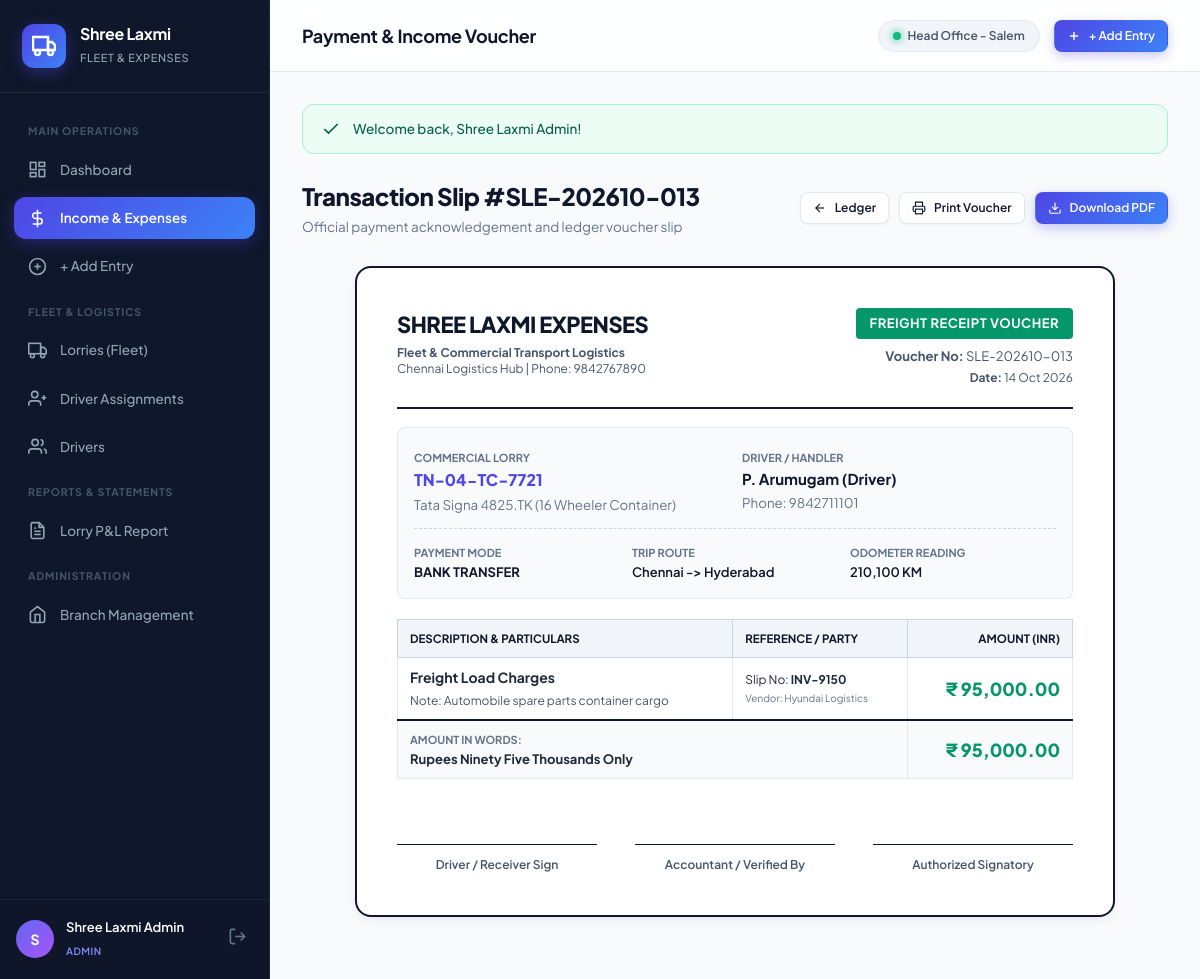
/voucher.php?id=13 (signed in), run on the app's committed database.
### tables this page shows
CREATE TABLE IF NOT EXISTS `transactions` (
    `id` INT AUTO_INCREMENT PRIMARY KEY,
    `voucher_no` VARCHAR(30) NOT NULL UNIQUE,    
    `transaction_date` DATE NOT NULL,
    `type` ENUM('income', 'expense') NOT NULL,
    `lorry_id` INT NOT NULL,
    `driver_id` INT NOT NULL,
    `branch_id` INT NOT NULL,
    `category_id` INT NOT NULL,
    `amount` DECIMAL(12, 2) NOT NULL DEFAULT 0.00,
    `payment_mode` ENUM('cash', 'bank_transfer', 'upi', 'fuel_card', 'cheque') DEFAULT 'cash',
     
    `fuel_liters` DECIMAL(8, 2) NULL,
    `fuel_rate` DECIMAL(8, 2) NULL,
    `odometer_reading` INT NULL,
     
    `trip_route` VARCHAR(255) NULL,
    `bill_invoice_no` VARCHAR(100) NULL,
    `vendor_party_name` VARCHAR(150) NULL,
    `receipt_image` VARCHAR(255) NULL,
    `description` TEXT NULL,
    `created_by` INT NOT NULL,
    `created_at` TIMESTAMP DEFAULT CURRENT_TIMESTAMP,
    `updated_at` TIMESTAMP DEFAULT CURRENT_TIMESTAMP ON UPDATE CURRENT_TIMESTAMP,
    FOREIGN KEY (`lorry_id`) REFERENCES `lorries`(`id`) ON DELETE CASCADE,
    FOREIGN KEY (`driver_id`) REFERENCES `users`(`id`) ON DELETE CASCADE,
    FOREIGN KEY (`branch_id`) REFERENCES `branches`(`id`) ON DELETE CASCADE,
    FOREIGN KEY (`category_id`) REFERENCES `categories`(`id`) ON DELETE RESTRICT,
    FOREIGN KEY (`created_by`) REFERENCES `users`(`id`) ON DELETE RESTRICT
);

CREATE TABLE IF NOT EXISTS `branches` (
    `id` INT AUTO_INCREMENT PRIMARY KEY,
    `branch_code` VARCHAR(20) NOT NULL UNIQUE,
    `branch_name` VARCHAR(100) NOT NULL,
    `city` VARCHAR(50) NOT NULL,
    `state` VARCHAR(50) DEFAULT 'Tamil Nadu',
    `contact_person` VARCHAR(100),
    `phone` VARCHAR(20) NOT NULL,
    `email` VARCHAR(100),
    `address` TEXT,
    `status` ENUM('active', 'inactive') DEFAULT 'active',
    `created_at` TIMESTAMP DEFAULT CURRENT_TIMESTAMP,
    `updated_at` TIMESTAMP DEFAULT CURRENT_TIMESTAMP ON UPDATE CURRENT_TIMESTAMP
);

CREATE TABLE IF NOT EXISTS `lorries` (
    `id` INT AUTO_INCREMENT PRIMARY KEY,
    `branch_id` INT NOT NULL,
    `lorry_number` VARCHAR(25) NOT NULL UNIQUE,  
    `model_name` VARCHAR(100) NOT NULL,          
    `lorry_type` VARCHAR(50) NOT NULL,           
    `capacity_tonnage` DECIMAL(6, 2) DEFAULT 0.00,
    `fuel_type` VARCHAR(20) DEFAULT 'Diesel',
    `current_odometer` INT DEFAULT 0,
    `static_driver_id` INT NULL,                 
    `status` ENUM('active', 'maintenance', 'idle') DEFAULT 'active',
    `insurance_expiry` DATE NULL,
    `fitness_expiry` DATE NULL,
    `notes` TEXT NULL,
    `created_at` TIMESTAMP DEFAULT CURRENT_TIMESTAMP,
    `updated_at` TIMESTAMP DEFAULT CURRENT_TIMESTAMP ON UPDATE CURRENT_TIMESTAMP,
    FOREIGN KEY (`branch_id`) REFERENCES `branches`(`id`) ON DELETE CASCADE,
    FOREIGN KEY (`static_driver_id`) REFERENCES `users`(`id`) ON DELETE SET NULL
);

CREATE TABLE IF NOT EXISTS `users` (
    `id` INT AUTO_INCREMENT PRIMARY KEY,
    `branch_id` INT NULL,
    `name` VARCHAR(100) NOT NULL,
    `username` VARCHAR(50) NOT NULL UNIQUE,
    `email` VARCHAR(100),
    `phone` VARCHAR(20) NOT NULL,
    `password` VARCHAR(255) NOT NULL,
    `role` ENUM('admin', 'branch_manager', 'driver', 'operator') NOT NULL DEFAULT 'driver',
    `license_number` VARCHAR(50) NULL,
    `license_expiry` DATE NULL,
    `status` ENUM('active', 'inactive') DEFAULT 'active',
    `avatar` VARCHAR(255) NULL,
    `created_at` TIMESTAMP DEFAULT CURRENT_TIMESTAMP,
    `updated_at` TIMESTAMP DEFAULT CURRENT_TIMESTAMP ON UPDATE CURRENT_TIMESTAMP,
    FOREIGN KEY (`branch_id`) REFERENCES `branches`(`id`) ON DELETE SET NULL
);

CREATE TABLE IF NOT EXISTS `categories` (
    `id` INT AUTO_INCREMENT PRIMARY KEY,
    `type` ENUM('income', 'expense') NOT NULL,
    `name` VARCHAR(100) NOT NULL,
    `icon` VARCHAR(50) DEFAULT 'credit-card',
    `color` VARCHAR(20) DEFAULT '#4f46e5',
    `is_system` TINYINT(1) DEFAULT 1,
    `status` ENUM('active', 'inactive') DEFAULT 'active',
    `created_at` TIMESTAMP DEFAULT CURRENT_TIMESTAMP
);

### includes/functions.php (called while the page is built, shortened)
<?php
function format_money($amount) {
    $amount = (float)$amount;
    $is_negative = $amount < 0;
    $amount = abs($amount);
    $formatted = number_format($amount, 2, '.', ',');
    $exploded = explode('.', $formatted);
    $integer_part = $exploded[0];
    $decimal_part = $exploded[1];
    $len = strlen(str_replace(',', '', $integer_part));
    $raw_int = str_replace(',', '', $integer_part);
    if ($len > 3) {
        $last3 = substr($raw_int, -3);
        $remaining = substr($raw_int, 0, -3);
        $remaining_chunks = str_split(strrev($remaining), 2);
        $grouped = strrev(implode(',', $remaining_chunks));
        $integer_part = $grouped . ',' . $last3;
    }
    return ($is_negative ? '-' : '') . APP_CURRENCY . ' ' . $integer_part . '.' . $decimal_part;
}
function format_date($date_str, $include_time = false) {
    $time = strtotime($date_str);
    return date('d M Y', $time);
}
function clean($str) {
    return htmlspecialchars(trim($str ?? ''), ENT_QUOTES, 'UTF-8');
}

### voucher.php (the view, shortened to what this page needs)
<?php
require_once __DIR__ . '/includes/header.php';
$id = isset($_GET['id']) ? (int)$_GET['id'] : 0;
$stmt = $pdo->prepare("SELECT t.*, l.lorry_number, l.model_name, l.lorry_type,
                              u.name as driver_name, u.phone as driver_phone,
                              c.name as category_name, c.color as category_color,
                              b.branch_name, b.city, b.phone as branch_phone, b.address as branch_address,
                              cb.name as created_by_name
                       FROM transactions t
                       JOIN lorries l ON t.lorry_id = l.id
                       JOIN users u ON t.driver_id = u.id
                       JOIN categories c ON t.category_id = c.id
                       JOIN branches b ON t.branch_id = b.id
                       LEFT JOIN users cb ON t.created_by = cb.id
                       WHERE t.id = ?");
$stmt->execute([$id]);
$txn = $stmt->fetch();
function number_to_words_inr($number) {
    $no = floor($number);
    $point = round($number - $no, 2) * 100;
    $words = [
        0 => '', 1 => 'One', 2 => 'Two', 3 => 'Three', 4 => 'Four', 5 => 'Five',
        6 => 'Six', 7 => 'Seven', 8 => 'Eight', 9 => 'Nine', 10 => 'Ten',
        11 => 'Eleven', 12 => 'Twelve', 13 => 'Thirteen', 14 => 'Fourteen', 15 => 'Fifteen',
        16 => 'Sixteen', 17 => 'Seventeen', 18 => 'Eighteen', 19 => 'Nineteen', 20 => 'Twenty',
        30 => 'Thirty', 40 => 'Forty', 50 => 'Fifty', 60 => 'Sixty', 70 => 'Seventy',
        80 => 'Eighty', 90 => 'Ninety'
    ];
    $digits = ['', 'Hundred', 'Thousand', 'Lakh', 'Crore'];
    $str = [];
    $i = 0;
    while ($no > 0) {
        $divider = ($i == 2) ? 10 : 100;
        $number_chunk = $no % $divider;
        $no = floor($no / $divider);
        $i += ($divider == 10) ? 1 : 2;
        if ($number_chunk) {
            $plural = (($counter = count($str)) && $number_chunk > 9) ? 's' : null;
            $hundred = ($counter == 1 && $str[0]) ? ' and ' : null;
            $str [] = ($number_chunk < 21) ? $words[$number_chunk] . ' ' . ($digits[$counter] ?? '') . $plural . ' ' . $hundred
                : $words[floor($number_chunk / 10) * 10] . ' ' . $words[$number_chunk % 10] . ' ' . ($digits[$counter] ?? '') . $plural . ' ' . $hundred;
        } else $str[] = null;
    }
    $str = array_reverse($str);
    $result = implode('', $str);
    $points = ($point) ? "and " . ($words[$point / 10] ?? '') . " " . ($words[$point = $point % 10] ?? '') . " Paise" : '';
    return "Rupees " . trim($result) . " Only " . $points;
}
?>
<div class="page-header no-print">
    <div>
        <h1 class="page-title">Transaction Slip #<?= clean($txn['voucher_no']) ?></h1>
        <p class="page-subtitle">Official payment acknowledgement and ledger voucher slip</p>
    </div>
    <div style="display:flex; gap:10px;">
        <a href="transactions.php" class="btn btn-outline btn-sm">
            <svg viewBox="0 0 24 24" fill="none" stroke="currentColor" stroke-width="2"><line x1="19" y1="12" x2="5" y2="12"></line><polyline points="12 19 5 12 12 5"></polyline></svg>
            <span>Ledger</span>
        </a>
        <button type="button" class="btn btn-outline btn-sm" onclick="window.print()">
            <svg viewBox="0 0 24 24" fill="none" stroke="currentColor" stroke-width="2"><polyline points="6 9 6 2 18 2 18 9"></polyline><path d="M6 18H4a2 2 0 0 1-2-2v-5a2 2 0 0 1 2-2h16a2 2 0 0 1 2 2v5a2 2 0 0 1-2 2h-2"></path><rect x="6" y="14" width="12" height="8"></rect></svg>
            <span>Print Voucher</span>
        </button>
        <button type="button" class="btn btn-primary btn-sm" onclick="downloadPDF('voucherSlipDoc', 'Voucher_<?= clean($txn['voucher_no']) ?>.pdf')">
            <svg viewBox="0 0 24 24" fill="none" stroke="currentColor" stroke-width="2"><path d="M21 15v4a2 2 0 0 1-2 2H5a2 2 0 0 1-2-2v-4"></path><polyline points="7 10 12 15 17 10"></polyline><line x1="12" y1="15" x2="12" y2="3"></line></svg>
            <span>Download PDF</span>
        </button>
    </div>
</div>
<div class="print-document" id="voucherSlipDoc" style="max-width:760px; border:2px solid #0f172a;">
    <div class="print-header" style="margin-bottom:18px; padding-bottom:18px;">
        <div class="print-brand">
            <h1 style="font-size:22px;">SHREE LAXMI EXPENSES</h1>
            <p><strong>Fleet & Commercial Transport Logistics</strong></p>
            <p><?= clean($txn['branch_name']) ?> | Phone: <?= clean($txn['branch_phone']) ?></p>
        </div>
        <div class="print-meta">
            <span class="print-title-badge" style="background:<?= $txn['type'] === 'income' ? '#059669' : '#dc2626' ?>;">
                <?= $txn['type'] === 'income' ? 'FREIGHT RECEIPT VOUCHER' : 'EXPENSE PAYMENT VOUCHER' ?>
            </span>
            <div class="print-meta-row" style="font-size:13px;"><strong>Voucher No:</strong> <?= clean($txn['voucher_no']) ?></div>
            <div class="print-meta-row"><strong>Date:</strong> <?= format_date($txn['transaction_date']) ?></div>
        </div>
    </div>
    <div style="background:#f8fafc; border:1px solid #e2e8f0; border-radius:8px; padding:16px; margin-bottom:20px;">
        <div style="display:grid; grid-template-columns: 1fr 1fr; gap:14px; margin-bottom:12px;">
            <div>
                <small style="color:#64748b; font-size:11px; text-transform:uppercase; font-weight:700;">Commercial Lorry</small>
                <div style="font-size:16px; font-weight:800; color:#4f46e5;"><?= clean($txn['lorry_number']) ?></div>
                <small style="color:#64748b;"><?= clean($txn['model_name']) ?> (<?= clean($txn['lorry_type']) ?>)</small>
            </div>
            <div>
                <small style="color:#64748b; font-size:11px; text-transform:uppercase; font-weight:700;">Driver / Handler</small>
                <div style="font-size:15px; font-weight:700; color:#0f172a;"><?= clean($txn['driver_name']) ?></div>
                <small style="color:#64748b;">Phone: <?= clean($txn['driver_phone']) ?></small>
            </div>
        </div>
        <div style="display:grid; grid-template-columns: repeat(3, 1fr); gap:12px; border-top:1px dashed #cbd5e1; padding-top:10px;">
            <div>
                <small style="color:#64748b; font-size:11px; text-transform:uppercase; font-weight:700;">Payment Mode</small>
                <div style="font-weight:700; font-size:13px; text-transform:uppercase;"><?= str_replace('_', ' ', $txn['payment_mode']) ?></div>
            </div>
            <div>
                <small style="color:#64748b; font-size:11px; text-transform:uppercase; font-weight:700;">Trip Route</small>
                <div style="font-weight:600; font-size:13px;"><?= clean($txn['trip_route'] ?: '-') ?></div>
            </div>
            <div>
                <small style="color:#64748b; font-size:11px; text-transform:uppercase; font-weight:700;">Odometer Reading</small>
                <div style="font-weight:600; font-size:13px;"><?= $txn['odometer_reading'] ? number_format($txn['odometer_reading']) . ' KM' : '-' ?></div>
            </div>
        </div>
    </div>
    <table class="print-table" style="margin-bottom:16px;">
        <thead>
            <tr>
                <th>Description & Particulars</th>
                <th>Reference / Party</th>
                <th class="text-right">Amount (INR)</th>
            </tr>
        </thead>
        <tbody>
            <tr>
                <td>
                    <strong style="font-size:14px;"><?= clean($txn['category_name']) ?></strong>
                    <?php if (!empty($txn['description'])): ?>
                        <div style="margin-top:4px; font-size:12px; color:#475569;">
                            Note: <?= clean($txn['description']) ?>
                        </div>
                    <?php endif; ?>
                </td>
                <td>
                    <?php if (!empty($txn['bill_invoice_no'])): ?>
                        <div>Slip No: <strong><?= clean($txn['bill_invoice_no']) ?></strong></div>
                    <?php endif; ?>
                    <?php if (!empty($txn['vendor_party_name'])): ?>
                        <small style="color:#64748b;">Vendor: <?= clean($txn['vendor_party_name']) ?></small>
                    <?php endif; ?>
                </td>
                <td class="text-right" style="font-size:18px; font-weight:800; color:<?= $txn['type'] === 'income' ? '#059669' : '#dc2626' ?>;">
                    <?= format_money($txn['amount']) ?>
                </td>
            </tr>
            <tr class="total-row">
                <td colspan="2">
                    <small style="text-transform:uppercase; font-size:11px; color:#64748b;">Amount in Words:</small><br>
                    <strong><?= number_to_words_inr($txn['amount']) ?></strong>
                </td>
                <td class="text-right" style="font-size:18px; font-weight:800; color:<?= $txn['type'] === 'income' ? '#059669' : '#dc2626' ?>;">
                    <?= format_money($txn['amount']) ?>
                </td>
            </tr>
        </tbody>
    </table>
    <div class="print-signatures" style="margin-top:45px;">
        <div class="signature-box">
            <div class="signature-line"></div>
            <span>Driver / Receiver Sign</span>
        </div>
        <div class="signature-box">
            <div class="signature-line"></div>
            <span>Accountant / Verified By</span>
        </div>
        <div class="signature-box">
            <div class="signature-line"></div>
            <span>Authorized Signatory</span>
        </div>
    </div>
</div>
<?php require_once __DIR__ . '/includes/footer.php'; ?>

### data on the page
transactions: voucher_no "SLE-202610-013", branch.branch_name "Chennai Logistics Hub", branch.phone "9842767890", transaction_date "14 Oct 2026", lorry.lorry_number "TN-04-TC-7721", lorry.model_name "Tata Signa 4825.TK", lorry.lorry_type "16 Wheeler Container", driver.name "P. Arumugam (Driver)", driver.phone "9842711101", payment_mode "BANK TRANSFER", trip_route "Chennai -> Hyderabad", odometer_reading "210,100", category.name "Freight Load Charges", description "Automobile spare parts container cargo", bill_invoice_no "INV-9150", vendor_party_name "Hyundai Logistics", amount "₹ 95,000.00", amount "Rupees Ninety Five Thousands Only"

### other printed values
substr($user['name'] ?? 'U', 0, 1) "S"
$user['name'] "Shree Laxmi Admin"
$user['role'] "ADMIN"
$page_title "Payment & Income Voucher"
$user['branch_name'] "Head Office - Salem"
$flash['message'] "Welcome back, Shree Laxmi Admin!"
